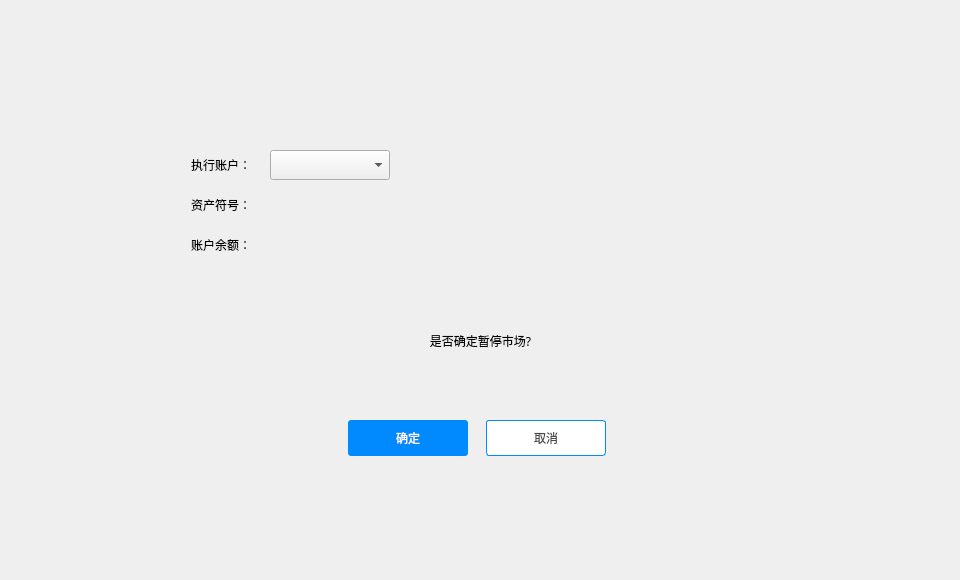
<?xml version="1.0" encoding="UTF-8"?>
<ui version="4.0">
 <class>HaltMarketDialog</class>
 <widget class="QDialog" name="HaltMarketDialog">
  <property name="geometry">
   <rect>
    <x>0</x>
    <y>0</y>
    <width>960</width>
    <height>580</height>
   </rect>
  </property>
  <property name="windowTitle">
   <string>Dialog</string>
  </property>
  <widget class="QWidget" name="widget" native="true">
   <property name="geometry">
    <rect>
     <x>0</x>
     <y>0</y>
     <width>960</width>
     <height>580</height>
    </rect>
   </property>
   <property name="font">
    <font>
     <family>微软雅黑</family>
    </font>
   </property>
   <widget class="QWidget" name="containerWidget" native="true">
    <property name="geometry">
     <rect>
      <x>100</x>
      <y>90</y>
      <width>756</width>
      <height>411</height>
     </rect>
    </property>
    <property name="font">
     <font>
      <family>微软雅黑</family>
     </font>
    </property>
    <widget class="QToolButton" name="cancelBtn">
     <property name="geometry">
      <rect>
       <x>386</x>
       <y>330</y>
       <width>120</width>
       <height>36</height>
      </rect>
     </property>
     <property name="font">
      <font>
       <family>微软雅黑</family>
      </font>
     </property>
     <property name="cursor">
      <cursorShape>PointingHandCursor</cursorShape>
     </property>
     <property name="focusPolicy">
      <enum>Qt::NoFocus</enum>
     </property>
     <property name="styleSheet">
      <string notr="true">QToolButton{background-color:#ffffff;color:#484848;border:1px solid rgb(0,138,254);border-radius:3px;}
QToolButton:hover{color:rgb(0,138,254);}</string>
     </property>
     <property name="text">
      <string>取消</string>
     </property>
    </widget>
    <widget class="QLabel" name="label_2">
     <property name="geometry">
      <rect>
       <x>10</x>
       <y>100</y>
       <width>141</width>
       <height>30</height>
      </rect>
     </property>
     <property name="font">
      <font>
       <family>微软雅黑</family>
       <pointsize>9</pointsize>
      </font>
     </property>
     <property name="text">
      <string>资产符号：</string>
     </property>
     <property name="alignment">
      <set>Qt::AlignRight|Qt::AlignTrailing|Qt::AlignVCenter</set>
     </property>
    </widget>
    <widget class="QToolButton" name="okBtn">
     <property name="geometry">
      <rect>
       <x>248</x>
       <y>330</y>
       <width>120</width>
       <height>36</height>
      </rect>
     </property>
     <property name="font">
      <font>
       <family>微软雅黑</family>
      </font>
     </property>
     <property name="cursor">
      <cursorShape>PointingHandCursor</cursorShape>
     </property>
     <property name="focusPolicy">
      <enum>Qt::NoFocus</enum>
     </property>
     <property name="styleSheet">
      <string notr="true">QToolButton{background-color:rgb(0,138,254);color:#ffffff;border:none;border-radius:3px;}
QToolButton:hover{background-color:rgb(10,148,254);}
QToolButton:disabled{background-color:#cecece;}</string>
     </property>
     <property name="text">
      <string>确定</string>
     </property>
    </widget>
    <widget class="QLabel" name="label_4">
     <property name="geometry">
      <rect>
       <x>10</x>
       <y>60</y>
       <width>141</width>
       <height>30</height>
      </rect>
     </property>
     <property name="font">
      <font>
       <family>微软雅黑</family>
       <pointsize>9</pointsize>
      </font>
     </property>
     <property name="text">
      <string>执行账户：</string>
     </property>
     <property name="alignment">
      <set>Qt::AlignRight|Qt::AlignTrailing|Qt::AlignVCenter</set>
     </property>
    </widget>
    <widget class="QComboBox" name="accountComboBox">
     <property name="geometry">
      <rect>
       <x>170</x>
       <y>60</y>
       <width>120</width>
       <height>30</height>
      </rect>
     </property>
     <property name="font">
      <font>
       <family>微软雅黑</family>
       <weight>50</weight>
       <bold>false</bold>
      </font>
     </property>
     <property name="focusPolicy">
      <enum>Qt::NoFocus</enum>
     </property>
    </widget>
    <widget class="QLabel" name="symbolLabel">
     <property name="geometry">
      <rect>
       <x>170</x>
       <y>100</y>
       <width>181</width>
       <height>31</height>
      </rect>
     </property>
     <property name="text">
      <string/>
     </property>
    </widget>
    <widget class="QLabel" name="label_3">
     <property name="geometry">
      <rect>
       <x>10</x>
       <y>140</y>
       <width>141</width>
       <height>30</height>
      </rect>
     </property>
     <property name="font">
      <font>
       <family>微软雅黑</family>
       <pointsize>9</pointsize>
      </font>
     </property>
     <property name="text">
      <string>账户余额：</string>
     </property>
     <property name="alignment">
      <set>Qt::AlignRight|Qt::AlignTrailing|Qt::AlignVCenter</set>
     </property>
    </widget>
    <widget class="QLabel" name="balanceLabel">
     <property name="geometry">
      <rect>
       <x>170</x>
       <y>140</y>
       <width>181</width>
       <height>31</height>
      </rect>
     </property>
     <property name="text">
      <string/>
     </property>
    </widget>
    <widget class="QLabel" name="inquryLabel">
     <property name="geometry">
      <rect>
       <x>240</x>
       <y>220</y>
       <width>281</width>
       <height>61</height>
      </rect>
     </property>
     <property name="text">
      <string>是否确定暂停市场?</string>
     </property>
     <property name="alignment">
      <set>Qt::AlignCenter</set>
     </property>
    </widget>
   </widget>
  </widget>
 </widget>
 <resources/>
 <connections/>
</ui>
